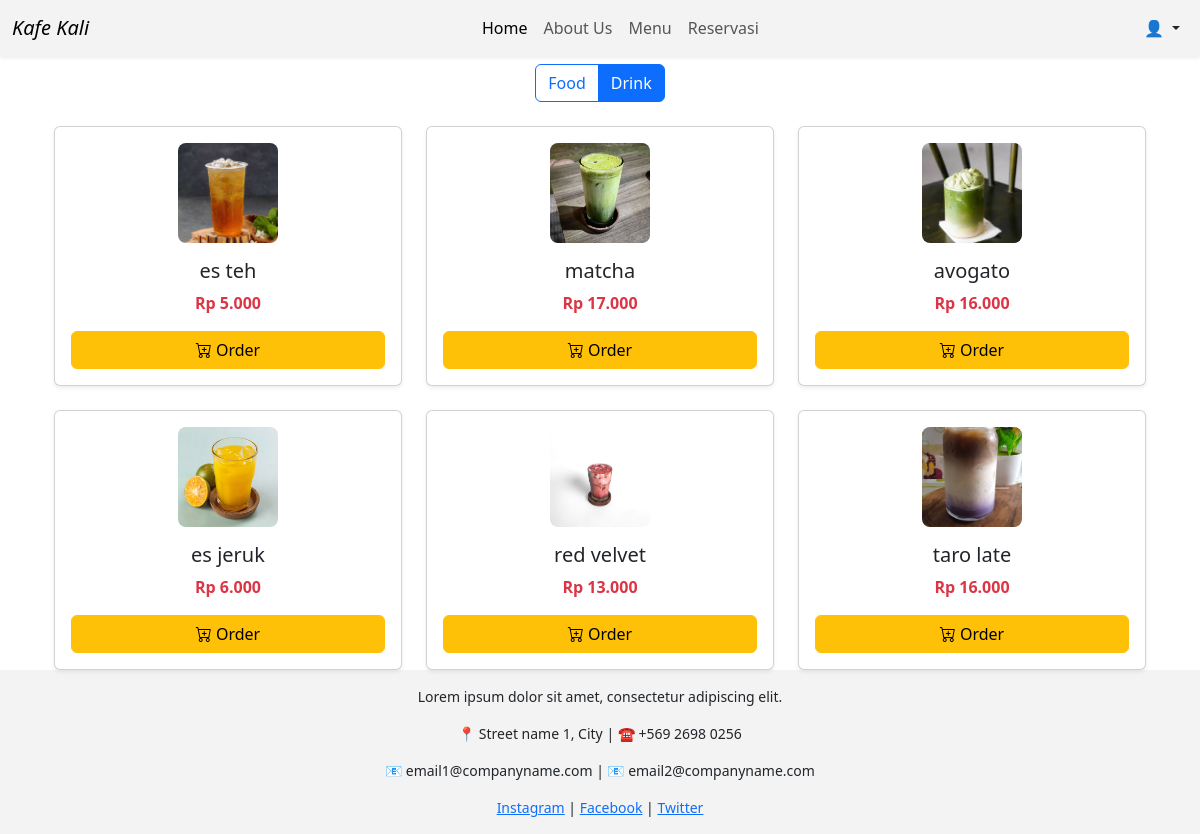
The app's page /menu.php?kategori=drink with its own data.
### tables this page shows
CREATE TABLE `menu` (
  `id_menu` int NOT NULL,
  `image` varchar(255) DEFAULT NULL,
  `name` varchar(100) DEFAULT NULL,
  `harga` varchar(20) DEFAULT NULL,
  `kategori` enum('food','drink') DEFAULT NULL
);

### menu.php (the view, shortened to what this page needs)
<!DOCTYPE html>
<html lang="en">
  <head>
    <link rel="stylesheet" href="css/menu.css" />
    <link href="https://cdn.jsdelivr.net/npm/bootstrap@5.3.5/dist/css/bootstrap.min.css" rel="stylesheet" />
    <link
    href="https://cdn.jsdelivr.net/npm/bootstrap-icons@1.10.5/font/bootstrap-icons.css"
    rel="stylesheet" />
  </head>
  <body>
  <main class="container">
    <>
    <?php
      include 'proses/koneksi.php';
      $kategori = isset($_GET['kategori']) ? strtolower($_GET['kategori']) : 'food';
      $query = "SELECT * FROM menu WHERE kategori = '$kategori'";
      $result = $conn->query($query);
    ?>
       <nav class="navbar navbar-expand-lg navbar-light shadow-sm fixed-top" style="background-color: #f3f3f3;">
  <div class="container-fluid">
    <a class="navbar-brand" href="#"><i>Kafe Kali</i></a>
    <div class="collapse navbar-collapse" id="navbarNavAltMarkup">
      <div class="navbar-nav ms-auto">
        <a class="nav-link active" href="index.php#">Home</a>
        <a class="nav-link" href="index.php#about">About Us</a>
        <a class="nav-link" href="index.php#menu">Menu</a>
        <a class="nav-link" href="index.php#reservasi">Reservasi</a>
      </div>
      <ul class="navbar-nav ms-auto">
        <li class="nav-item dropdown">
          <a class="nav-link dropdown-toggle text-dark fw-semibold" href="#" role="button" data-bs-toggle="dropdown">
            👤 <?= htmlspecialchars($_SESSION['nama']) ?>
          </a>
        </li>
      </ul>
    </div>
  </div>
</nav>
   <div class="container content-wrapper py-2">
</div>
    <div class="d-flex justify-content-center my-4">
  <div class="btn-group btn-group-custom" role="group">
    <label class="toggle-btn btn btn-outline-primary" for="food">Food</label>
    <label class="toggle-btn btn btn-outline-primary" for="drink">Drink</label>
  </div>
</div>
<div class="container">
  <div class="row row-cols-1 row-cols-sm-2 row-cols-md-3 g-4">
    <?php
    if ($result->num_rows > 0) {
      while ($row = $result->fetch_assoc()) {
    ?>
      <div class="col">
        <div class="card h-100 shadow-sm text-center">
          <img src="uploads/<?php echo $row['image']; ?>"
               class="card-img-top img-fluid mx-auto d-block mt-3"
               alt="<?php echo $row['name']; ?>"
               style="width: 100px; height: 100px; object-fit: cover; border-radius: 8px;">
          <div class="card-body d-flex flex-column">
            <h5 class="card-title"><?php echo $row['name']; ?></h5>
            <p class="card-text fw-bold text-danger">
            <?php echo $row['harga']; ?>
            </p>
            <form action="proses/proses-order.php" method="post" class="mt-auto">
              <button type="submit" class="btn btn-warning w-100">
                <i class="bi bi-cart-plus"></i> Order
              </button>
            </form>
          </div>
        </div>
      </div>
    <?php
      }
    } else {
      echo "<div class='col-12 text-center text-muted'>Data menu belum ada.</div>";
    }
    ?>
  </div>
</div>
    </main>
    <footer >
      <p>Lorem ipsum dolor sit amet, consectetur adipiscing elit.</p>
      <p>📍 Street name 1, City | ☎️ +569 2698 0256</p>
      <p>📧 email1@companyname.com | 📧 email2@companyname.com</p>
      <div><a href="#">Instagram</a> | <a href="#">Facebook</a> | <a href="#">Twitter</a></div>
    </footer>
  </body>
</html>

### css/menu.css (style rules this page uses)
html, body { height: 100%; margin: 0; display: flex; flex-direction: column; }
main { flex: 1; }
footer, header { background-color: #f3f3f3; padding: 1rem; font-size: 14px; text-align: center; }
.content-wrapper { padding-top: 100px; }
.card { border-radius: 10px; overflow: hidden; transition: transform 0.2s ease; }
.card-img-top { height: 200px; object-fit: cover; }
.card-body form { margin-top: auto; }

### records on screen
menu: image+name (picture), name "es teh", harga "Rp 5.000"
menu: image+name (picture), name "matcha", harga "Rp 17.000"
menu: image+name (picture), name "avogato", harga "Rp 16.000"
menu: image (picture), name "es jeruk", harga "Rp 6.000"
menu: image (picture), name "red velvet", harga "Rp 13.000"
menu: image+name (picture), name "taro late", harga "Rp 16.000"
